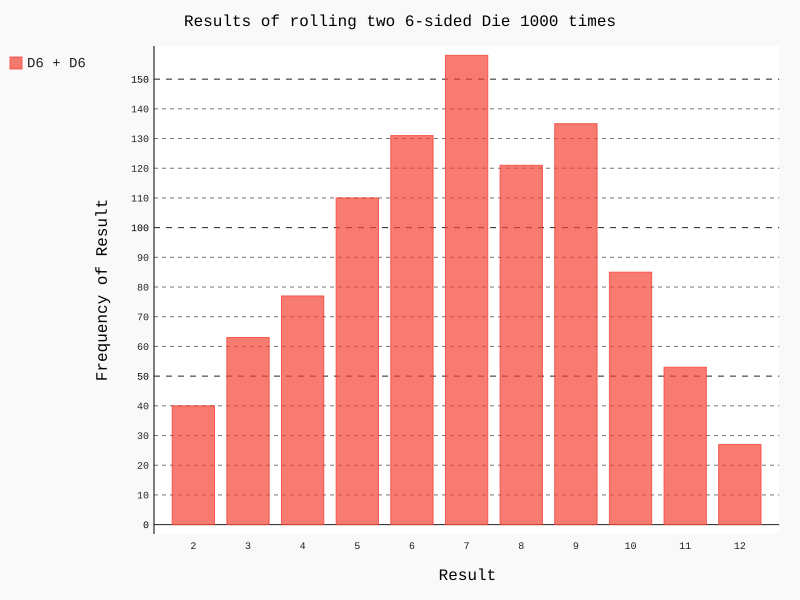

Generate this figure with Python:
from die import Die
import pygal

#Create two 6 sided die
die_1 = Die()
die_2 = Die()

# Make some rolls and store results in a list
results = []
for roll_num in range(1000):
	result = die_1.roll() + die_2.roll()
	results.append(result)

# Analyze results
frequencies = []
max_result = die_1.num_sides + die_2.num_sides
for value in range(2, max_result +1):
	frequency = results.count(value)
	frequencies.append(frequency)

# Visual the results
hist = pygal.Bar()
hist.title = "Results of rolling two 6-sided Die 1000 times"
hist.x_labels = ['2','3', '4', '5','6', '7','8', '9', '10','11', '12']
hist.x_title = "Result"
hist.y_title = "Frequency of Result"

hist.add('D6 + D6', frequencies)
hist.render_to_file('die_visual.svg')
